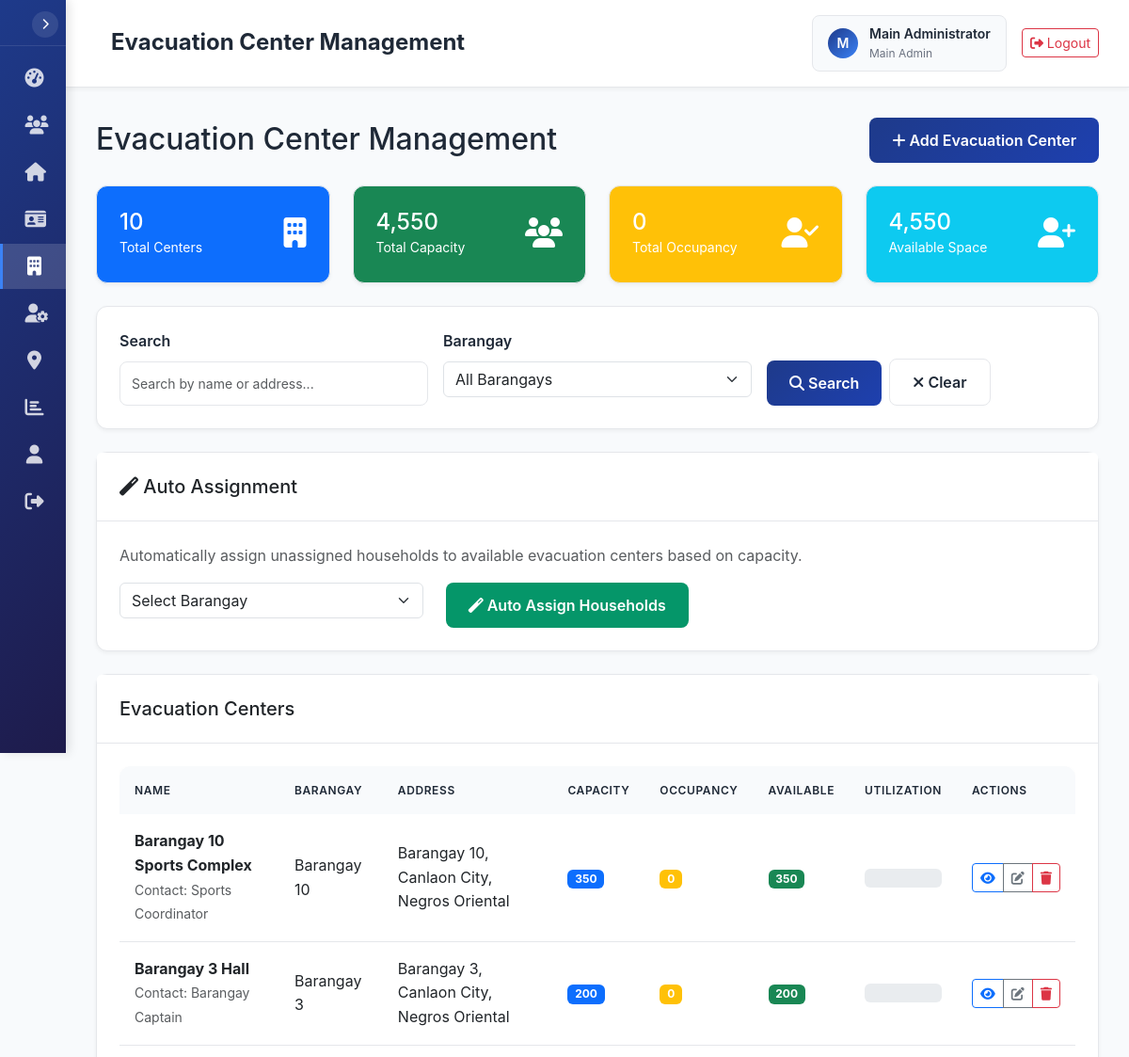
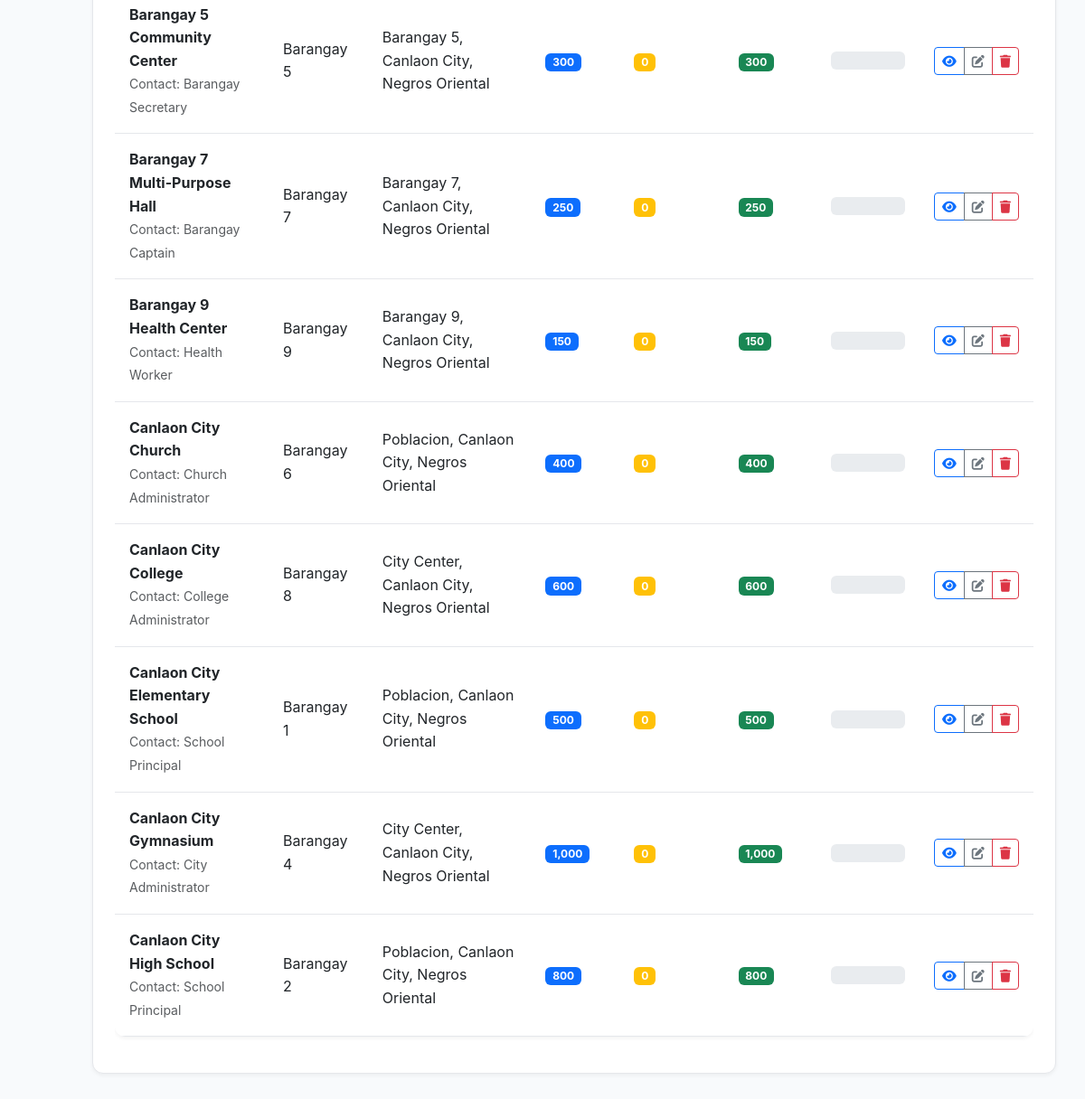
/evacuation-centers.php (signed in), run on the app's committed database (2 pictures, top to bottom).
### tables this page shows
CREATE TABLE IF NOT EXISTS `users` (
    `id` INT(11) NOT NULL AUTO_INCREMENT,
    `username` VARCHAR(50) NOT NULL UNIQUE,
    `password` VARCHAR(255) NOT NULL,
    `full_name` VARCHAR(100) NOT NULL,
    `email` VARCHAR(100) UNIQUE,
    `role` ENUM('main_admin', 'admin', 'staff') NOT NULL DEFAULT 'staff',
    `barangay_id` INT(11) NULL,
    `is_active` TINYINT(1) NOT NULL DEFAULT 1,
    `last_login` DATETIME NULL,
    `created_at` TIMESTAMP DEFAULT CURRENT_TIMESTAMP,
    `updated_at` TIMESTAMP DEFAULT CURRENT_TIMESTAMP ON UPDATE CURRENT_TIMESTAMP,
    PRIMARY KEY (`id`),
    INDEX `idx_username` (`username`),
    INDEX `idx_role` (`role`),
    INDEX `idx_barangay_id` (`barangay_id`),
    INDEX `idx_is_active` (`is_active`)
);

CREATE TABLE IF NOT EXISTS `evacuation_centers` (
    `id` INT(11) NOT NULL AUTO_INCREMENT,
    `name` VARCHAR(150) NOT NULL,
    `barangay_id` INT(11) NOT NULL,
    `address` TEXT NOT NULL,
    `capacity` INT(11) NOT NULL DEFAULT 0,
    `current_occupancy` INT(11) NOT NULL DEFAULT 0,
    `contact_person` VARCHAR(100) NULL,
    `contact_number` VARCHAR(20) NULL,
    `is_active` TINYINT(1) NOT NULL DEFAULT 1,
    `created_by` INT(11) NULL,
    `created_at` TIMESTAMP DEFAULT CURRENT_TIMESTAMP,
    `updated_at` TIMESTAMP DEFAULT CURRENT_TIMESTAMP ON UPDATE CURRENT_TIMESTAMP,
    PRIMARY KEY (`id`),
    INDEX `idx_barangay_id` (`barangay_id`),
    INDEX `idx_name` (`name`),
    INDEX `idx_is_active` (`is_active`),
    INDEX `idx_capacity` (`capacity`),
    INDEX `idx_current_occupancy` (`current_occupancy`),
    INDEX `idx_created_by` (`created_by`),
    FOREIGN KEY (`barangay_id`) REFERENCES `barangays`(`id`) ON DELETE RESTRICT ON UPDATE CASCADE,
    FOREIGN KEY (`created_by`) REFERENCES `users`(`id`) ON DELETE SET NULL ON UPDATE CASCADE,
    CONSTRAINT `chk_capacity_positive` CHECK (`capacity` >= 0),
    CONSTRAINT `chk_occupancy_valid` CHECK (`current_occupancy` >= 0 AND `current_occupancy` <= `capacity`)
);

CREATE TABLE IF NOT EXISTS `barangays` (
    `id` INT(11) NOT NULL AUTO_INCREMENT,
    `name` VARCHAR(100) NOT NULL,
    `code` VARCHAR(10) NOT NULL UNIQUE,
    `description` TEXT NULL,
    `is_active` TINYINT(1) NOT NULL DEFAULT 1,
    `created_at` TIMESTAMP DEFAULT CURRENT_TIMESTAMP,
    `updated_at` TIMESTAMP DEFAULT CURRENT_TIMESTAMP ON UPDATE CURRENT_TIMESTAMP,
    PRIMARY KEY (`id`),
    INDEX `idx_code` (`code`),
    INDEX `idx_name` (`name`),
    INDEX `idx_is_active` (`is_active`)
);

### views/evacuation-centers/index.php (the view, shortened to what the rows shown need)
<div class="d-flex justify-content-between align-items-center mb-4">
    <h2 class="mb-0">Evacuation Center Management</h2>
    <a href="evacuation-centers.php?action=add" class="btn btn-primary">
        <i class="fas fa-plus"></i> Add Evacuation Center
    </a>
</div>
<div class="row mb-4">
    <div class="col-md-3">
        <div class="card bg-primary text-white">
            <div class="card-body">
                <div class="d-flex justify-content-between">
                    <div>
                        <h4 class="mb-0"><?= number_format($totalCenters) ?></h4>
                        <small>Total Centers</small>
                    </div>
                    <div class="align-self-center">
                        <i class="fas fa-building fa-2x"></i>
                    </div>
                </div>
            </div>
        </div>
    </div>
    <div class="col-md-3">
        <div class="card bg-success text-white">
            <div class="card-body">
                <div class="d-flex justify-content-between">
                    <div>
                        <h4 class="mb-0" id="totalCapacity">-</h4>
                        <small>Total Capacity</small>
                    </div>
                    <div class="align-self-center">
                        <i class="fas fa-users fa-2x"></i>
                    </div>
                </div>
            </div>
        </div>
    </div>
    <div class="col-md-3">
        <div class="card bg-warning text-white">
            <div class="card-body">
                <div class="d-flex justify-content-between">
                    <div>
                        <h4 class="mb-0" id="totalOccupancy">-</h4>
                        <small>Total Occupancy</small>
                    </div>
                    <div class="align-self-center">
                        <i class="fas fa-user-check fa-2x"></i>
                    </div>
                </div>
            </div>
        </div>
    </div>
    <div class="col-md-3">
        <div class="card bg-info text-white">
            <div class="card-body">
                <div class="d-flex justify-content-between">
                    <div>
                        <h4 class="mb-0" id="totalAvailable">-</h4>
                        <small>Available Space</small>
                    </div>
                    <div class="align-self-center">
                        <i class="fas fa-user-plus fa-2x"></i>
                    </div>
                </div>
            </div>
        </div>
    </div>
</div>
<div class="card mb-4">
    <div class="card-body">
        <form method="GET" action="" class="row g-3">
            <div class="col-md-4">
                <label for="search" class="form-label">Search</label>
                <input type="text" class="form-control" id="search" name="search"
                       value="<?= htmlspecialchars($filters['search'] ?? '') ?>"
                       placeholder="Search by name or address...">
            </div>
            <div class="col-md-4">
                <label for="barangay_id" class="form-label">Barangay</label>
                <select class="form-select" id="barangay_id" name="barangay_id">
                    <option value="">All Barangays</option>
                </select>
            </div>
            <div class="col-md-4 d-flex align-items-end">
                <button type="submit" class="btn btn-primary me-2">
                    <i class="fas fa-search"></i> Search
                </button>
                <a href="evacuation-centers.php" class="btn btn-secondary">
                    <i class="fas fa-times"></i> Clear
                </a>
            </div>
        </form>
    </div>
</div>
<div class="card mb-4">
    <div class="card-header">
        <h5 class="mb-0">
            <i class="fas fa-magic"></i> Auto Assignment
        </h5>
    </div>
    <div class="card-body">
        <p class="text-muted">Automatically assign unassigned households to available evacuation centers based on capacity.</p>
        <div class="row">
            <div class="col-md-4">
                <select class="form-select" id="autoAssignBarangay">
                    <option value="">Select Barangay</option>
                </select>
            </div>
            <div class="col-md-4">
                <button type="button" class="btn btn-success" id="autoAssignBtn">
                    <i class="fas fa-magic"></i> Auto Assign Households
                </button>
            </div>
        </div>
    </div>
</div>
<div class="card">
    <div class="card-header">
        <h5 class="mb-0">Evacuation Centers</h5>
    </div>
    <div class="card-body">
        <?php if (empty($evacuationCenters)): ?>
            <div class="text-center py-4">
                <i class="fas fa-building fa-3x text-muted mb-3"></i>
                <h5 class="text-muted">No evacuation centers found</h5>
                <p class="text-muted">Add your first evacuation center to get started.</p>
                <a href="evacuation-centers.php?action=add" class="btn btn-primary">
                    <i class="fas fa-plus"></i> Add Evacuation Center
                </a>
            </div>
        <?php else: ?>
            <div class="table-responsive">
                <table class="table table-hover">
                    <thead>
                        <tr>
                            <th>Name</th>
                            <th>Barangay</th>
                            <th>Address</th>
                            <th>Capacity</th>
                            <th>Occupancy</th>
                            <th>Available</th>
                            <th>Utilization</th>
                            <th>Actions</th>
                        </tr>
                    </thead>
                    <tbody>
                        <?php foreach ($evacuationCenters as $center): ?>
                            <tr>
                                <td>
                                    <strong><?= htmlspecialchars($center['name']) ?></strong>
                                    <?php if ($center['contact_person']): ?>
                                        <br><small class="text-muted">Contact: <?= htmlspecialchars($center['contact_person']) ?></small>
                                    <?php endif; ?>
                                </td>
                                <td><?= htmlspecialchars($center['barangay_name']) ?></td>
                                <td><?= htmlspecialchars($center['address']) ?></td>
                                <td>
                                    <span class="badge bg-primary"><?= number_format($center['capacity']) ?></span>
                                </td>
                                <td>
                                    <span class="badge bg-warning"><?= number_format($center['current_occupancy']) ?></span>
                                </td>
                                <td>
                                    <span class="badge bg-<?= $center['available_capacity'] > 0 ? 'success' : 'danger' ?>">
                                        <?= number_format($center['available_capacity']) ?>
                                    </span>
                                </td>
                                <td>
                                    <div class="progress" style="height: 20px;">
                                    </div>
                                </td>
                                <td>
                                    <div class="btn-group" role="group">
                                        <a href="evacuation-centers.php?action=view&id=<?= $center['id'] ?>"
                                           class="btn btn-sm btn-outline-primary" title="View">
                                            <i class="fas fa-eye"></i>
                                        </a>
                                        <a href="evacuation-centers.php?action=edit&id=<?= $center['id'] ?>"
                                           class="btn btn-sm btn-outline-secondary" title="Edit">
                                            <i class="fas fa-edit"></i>
                                        </a>
                                        <button type="button" class="btn btn-sm btn-outline-danger delete-center"
                                                data-id="<?= $center['id'] ?>"
                                                data-name="<?= htmlspecialchars($center['name']) ?>"
                                                title="Delete">
                                            <i class="fas fa-trash"></i>
                                        </button>
                                    </div>
                                </td>
                            </tr>
                        <?php endforeach; ?>
                    </tbody>
                </table>
            </div>
        <?php endif; ?>
    </div>
</div>
<?php
$content = ob_get_clean();
require_once 'views/layouts/main.php';
?>

### views/layouts/main.php (shortened to what the rows shown need)
<!DOCTYPE html>
<html lang="en">
<head>
    <link href="https://cdn.jsdelivr.net/npm/bootstrap@5.3.0/dist/css/bootstrap.min.css" rel="stylesheet">
    <link rel="stylesheet" href="https://cdnjs.cloudflare.com/ajax/libs/font-awesome/6.4.0/css/all.min.css">
</head>
<body>
    <nav class="sidebar" id="sidebar">
        <div class="sidebar-header">
            <button class="sidebar-toggle-btn" id="sidebarToggleBtn">
                <i class="fas fa-chevron-right"></i>
            </button>
        </div>
        <div class="sidebar-nav">
            <div class="nav-item">
                <a href="dashboard.php" class="nav-link <?= $currentPage === 'dashboard' ? 'active' : '' ?>">
                    <i class="fas fa-tachometer-alt"></i>
                </a>
            </div>
            <div class="nav-item">
                <a href="residents.php" class="nav-link <?= $currentPage === 'residents' ? 'active' : '' ?>">
                    <i class="fas fa-users"></i>
                </a>
            </div>
            <div class="nav-item">
                <a href="households.php" class="nav-link <?= $currentPage === 'households' ? 'active' : '' ?>">
                    <i class="fas fa-home"></i>
                </a>
            </div>
            <div class="nav-item">
                <a href="id-cards.php" class="nav-link <?= $currentPage === 'id-cards' ? 'active' : '' ?>">
                    <i class="fas fa-id-card"></i>
                </a>
            </div>
            <div class="nav-item">
                <a href="evacuation-centers.php" class="nav-link <?= $currentPage === 'evacuation-centers' ? 'active' : '' ?>">
                    <i class="fas fa-building"></i>
                </a>
            </div>
            <?php if (isMainAdmin()): ?>
            <div class="nav-item">
                <a href="users.php" class="nav-link <?= $currentPage === 'users' ? 'active' : '' ?>">
                    <i class="fas fa-user-cog"></i>
                </a>
            </div>
            <div class="nav-item">
                <a href="barangays.php" class="nav-link <?= $currentPage === 'barangays' ? 'active' : '' ?>">
                    <i class="fas fa-map-marker-alt"></i>
                </a>
            </div>
            <?php endif; ?>
            <div class="nav-item">
                <a href="reports.php" class="nav-link <?= $currentPage === 'reports' ? 'active' : '' ?>">
                    <i class="fas fa-chart-bar"></i>
                </a>
            </div>
            <div class="nav-item">
                <a href="profile.php" class="nav-link <?= $currentPage === 'profile' ? 'active' : '' ?>">
                    <i class="fas fa-user"></i>
                </a>
            </div>
            <div class="nav-item">
                <a href="logout.php" class="nav-link">
                    <i class="fas fa-sign-out-alt"></i>
                </a>
            </div>
        </div>
    </nav>
    <div class="main-content">
        <div class="top-nav">
            <div class="top-nav-left">
                <h1 class="page-title"><?= $pageTitle ?? 'Dashboard' ?></h1>
            </div>
            <div class="top-nav-right">
                <div class="user-info">
                    <div class="user-avatar">
                        <?= strtoupper(substr($user['full_name'], 0, 1)) ?>
                    </div>
                    <div class="user-details">
                        <div class="user-name"><?= $user['full_name'] ?></div>
                        <div class="user-role"><?= str_replace('_', ' ', $user['role']) ?></div>
                    </div>
                </div>
                <a href="logout.php" class="btn btn-outline-danger btn-sm">
                    <i class="fas fa-sign-out-alt"></i> Logout
                </a>
            </div>
        </div>
        <div class="content">
            <?= $content ?? '' ?>
        </div>
    </div>
</body>
</html>

### data on the page
users: full_name "M", full_name "Main Administrator", role "Main Admin"
evacuation_centers: name "Barangay 10 Sports Complex", contact_person "Sports Coordinator", barangay.name "Barangay 10", address "Barangay 10, Canlaon City, Negros Oriental", capacity "350", current_occupancy "0", available_capacity "350"
evacuation_centers: name "Barangay 3 Hall", contact_person "Barangay Captain", barangay.name "Barangay 3", address "Barangay 3, Canlaon City, Negros Oriental", capacity "200", current_occupancy "0", available_capacity "200"
evacuation_centers: name "Barangay 5 Community Center", contact_person "Barangay Secretary", barangay.name "Barangay 5", address "Barangay 5, Canlaon City, Negros Oriental", capacity "300", current_occupancy "0", available_capacity "300"
evacuation_centers: name "Barangay 7 Multi-Purpose Hall", contact_person "Barangay Captain", barangay.name "Barangay 7", address "Barangay 7, Canlaon City, Negros Oriental", capacity "250", current_occupancy "0", available_capacity "250"
evacuation_centers: name "Barangay 9 Health Center", contact_person "Health Worker", barangay.name "Barangay 9", address "Barangay 9, Canlaon City, Negros Oriental", capacity "150", current_occupancy "0", available_capacity "150"
evacuation_centers: name "Canlaon City Church", contact_person "Church Administrator", barangay.name "Barangay 6", address "Poblacion, Canlaon City, Negros Oriental", capacity "400", current_occupancy "0", available_capacity "400"
evacuation_centers: name "Canlaon City College", contact_person "College Administrator", barangay.name "Barangay 8", address "City Center, Canlaon City, Negros Oriental", capacity "600", current_occupancy "0", available_capacity "600"
evacuation_centers: name "Canlaon City Elementary School", contact_person "School Principal", barangay.name "Barangay 1", address "Poblacion, Canlaon City, Negros Oriental", capacity "500", current_occupancy "0", available_capacity "500"
evacuation_centers: name "Canlaon City Gymnasium", contact_person "City Administrator", barangay.name "Barangay 4", address "City Center, Canlaon City, Negros Oriental", capacity "1,000", current_occupancy "0", available_capacity "1,000"
evacuation_centers: name "Canlaon City High School", contact_person "School Principal", barangay.name "Barangay 2", address "Poblacion, Canlaon City, Negros Oriental", capacity "800", current_occupancy "0", available_capacity "800"

### other printed values
$pageTitle "Evacuation Center Management"
$totalCenters "10"
